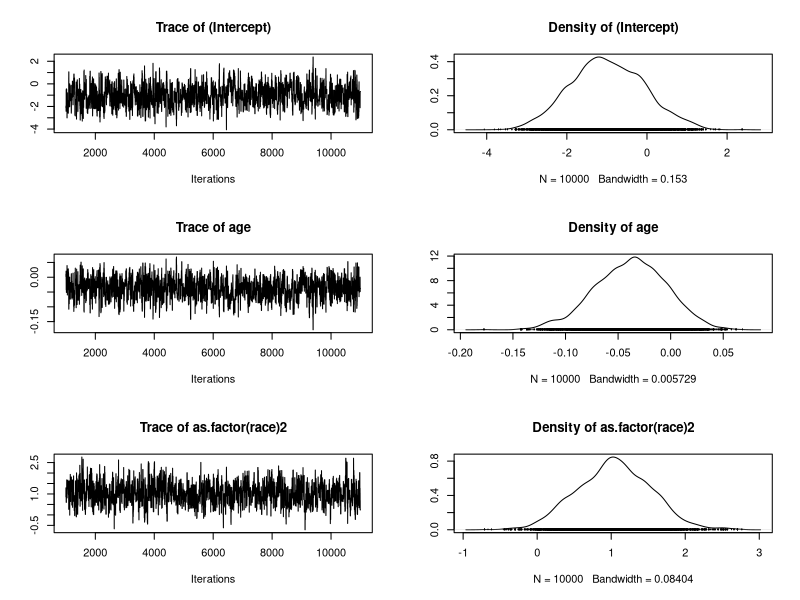
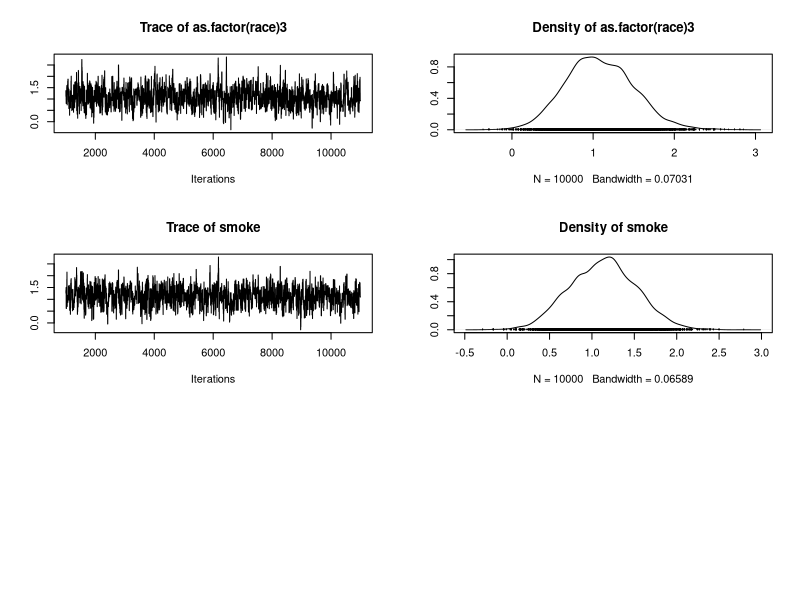
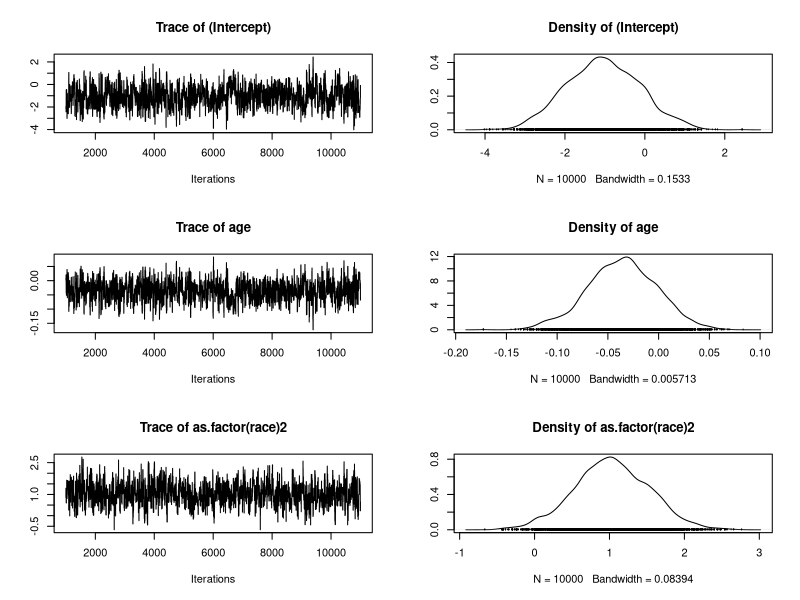
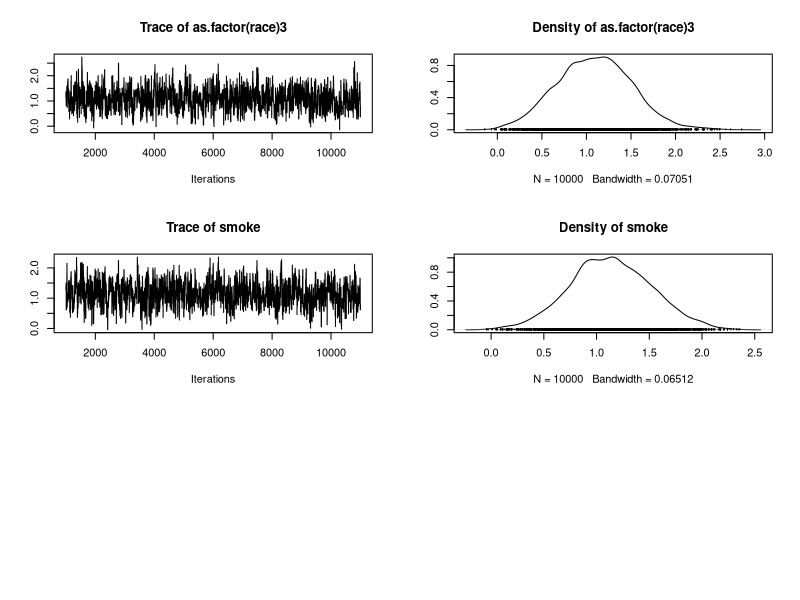
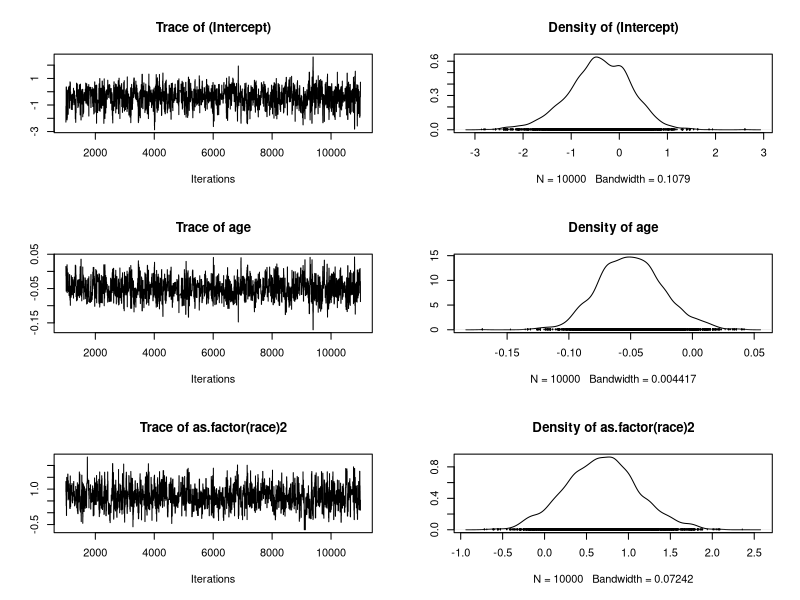
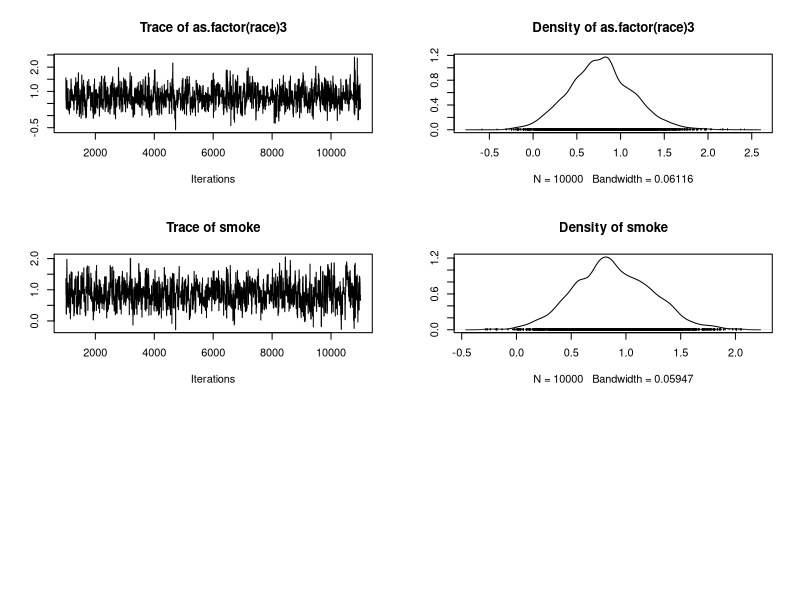

These figures' R source, in order:
# }
#NOT RUN {
## default improper uniform prior
library(MCMCpack)
data(birthwt)
posterior <- MCMClogit(low~age+as.factor(race)+smoke, data=birthwt)
plot(posterior)
summary(posterior)

##multivariate normal prior
data(birthwt)
posterior <- MCMClogit(low~age+as.factor(race)+smoke, b0=0, B0=.001,
                       data=birthwt)
plot(posterior)
summary(posterior)

## user-defined independent cauchy
logpriorfun <- function(beta){
  sum(dcauchy(beta, log=TRUE))
}

posterior<- MCMClogit(low~age+as.factor(race)+smoke,
                      data=birthwt, user.prior.density=logpriorfun,
                      logfun=TRUE)
plot(posterior)
summary(posterior)

## user-defined independent cauchy with additional args
